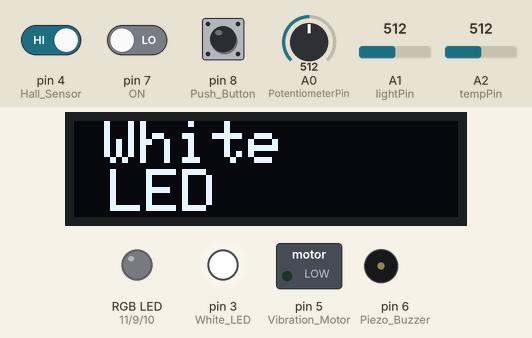
Bench run of a sketch on a simulated Arduino Uno, built with avr-gcc and run on an emulated ATmega328P. On the bench: 128×32 one-colour display, switched loads named in the sketch (green lamp = pin HIGH), an RGB LED mixed from three pins (HIGH = lit), output pins drawn as LEDs (lit = HIGH), buzzer (waves = sounding). Inputs (shaded band) come from the test bench; at power-on: pin 7 (ON) LOW, pin 4 (Hall_Sensor) HIGH, pin 8 (Push_Button) LOW, A0 (PotentiometerPin) = 512, A1 (lightPin) = 512, A2 (tempPin) = 512.

Above: at 3.2 s.
3.3 s: pin 7 (ON) driven HIGH
At 4.7 s:
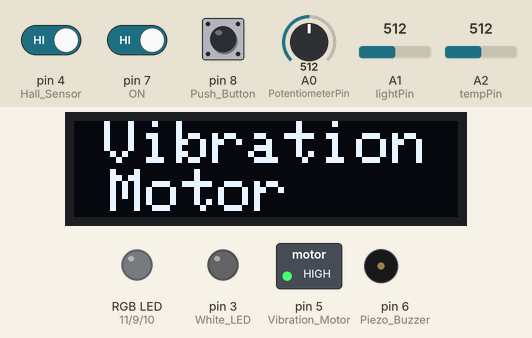
7.5 s: pin 4 (Hall_Sensor) driven LOW
At 8.8 s:
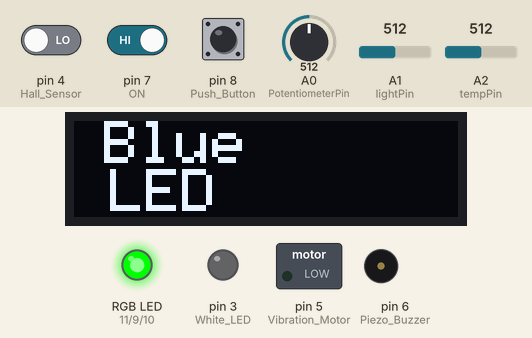
11.6 s: pin 4 (Hall_Sensor) driven HIGH
14.2 s: pin 8 (Push_Button) pulled HIGH for 3.2 s
At 16.9 s:
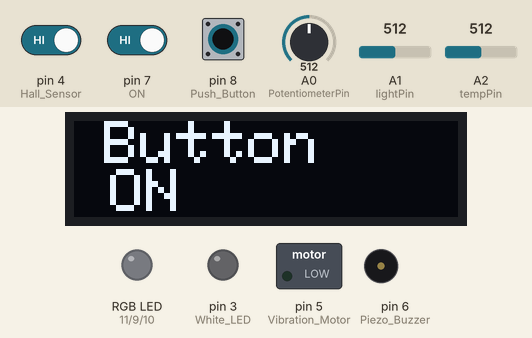
23.5 s: pin 7 (ON) driven LOW
At 37.3 s:
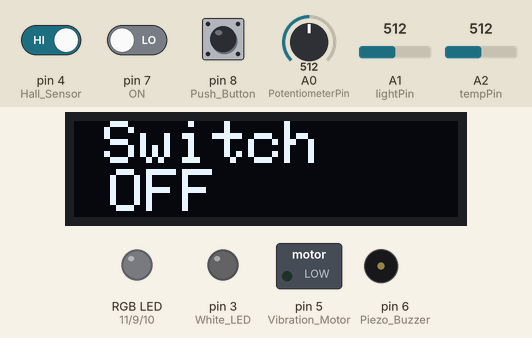
45.5 s: pin 4 (Hall_Sensor) driven LOW
Timing chart, 0 to 68.5 s (numbered marks = the images above; inputs shaded):
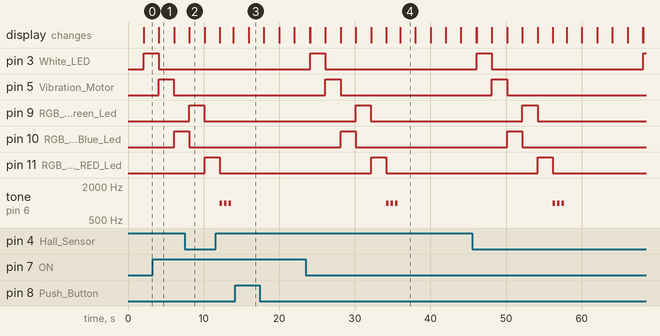

Measured:
- after the input at 14.2 s, the display: changes after 1.8 s (image 3)
- after the input at 23.5 s, the display: first differs from a run without the input after 12.5 s (image 4)
- what the display in image 1 shows lasts 2.0 s, from 4.1 s to 6.1 s

The sketch:

educationShieldTest.ino
```cpp
/* D0 - Used for firmware upload
 * D1 - Used for firmware upload
 * D2 - TX UART
 * D3 - White LED
 * D4 - Hall Sensor
 * D5 - Vibrator
 * D6 - Piezo Buzzer
 * D7 - Switch
 * D8 - Button
 * D9 - Green LED
 * D10 - Blue LED
 * D11 - Red LED
 * D12 - Rx UART
 * D13 - LED Built into Uno
 *
 * A0 - Potentiometer
 * A1 - Light Detector
 * A2 - Temp Sensor
 * A3
 * A4 - LCD
 * A5 - LCD
 *
 * For OLED Screen download libraries from library Manager
 * Adafruit_SSD1306
 * Adafruit_GFX
 *
 *
 */

int delayTime = 2000; // In milli seconds, 1000 = 1second

// Declare Analog Pins
int PotentiometerPin = A0;
int lightPin = A1;
int tempPin = A2;

// OLED
#include <SPI.h>
#include <Wire.h>
#include <Adafruit_GFX.h>
#include <Adafruit_SSD1306.h>

#define SCREEN_WIDTH 128 // OLED display width, in pixels
#define SCREEN_HEIGHT 32 // OLED display height, in pixels

// Declaration for an SSD1306 display connected to I2C (SDA, SCL pins)
#define OLED_RESET     4 // Reset pin # (or -1 if sharing Arduino reset pin)
Adafruit_SSD1306 display(SCREEN_WIDTH, SCREEN_HEIGHT, &Wire, OLED_RESET);


void setup() {

// Outputs
pinMode(2,OUTPUT); // TX UART
pinMode(3,OUTPUT); // White LED
pinMode(5,OUTPUT); // Vibration Motor
pinMode(6,OUTPUT); // Piezo Buzzer
pinMode(9,OUTPUT); // RGB LED Green Led
pinMode(10,OUTPUT); // RGB LED Blue Led
pinMode(11,OUTPUT); // RGB LED RED Led
pinMode(13,INPUT); // LED built into Uno board

// Input
pinMode(4,INPUT_PULLUP); // Hall Sensor
pinMode(7,INPUT); // ON/OFF Slide Switch
pinMode(8,INPUT); // Push Button
pinMode(12,INPUT); // RX Uart

// OLED SETUP
display.begin(SSD1306_SWITCHCAPVCC, 0x3C);

// Boot Screen
display.clearDisplay();
display.setTextSize(2); // Draw 2X-scale text
display.setTextColor(SSD1306_WHITE);
display.setCursor(10, 0);
display.println(F("Education Shield"));
display.display();      // Show initial text

// delay to allow user to see boot screen
delay(2000);

}


void loop() {

// white LED
  display.clearDisplay(); // Clears current showing screen
  display.setTextSize(2); // Draw 2X-scale text
  display.setTextColor(SSD1306_WHITE);
  display.setCursor(10, 0);
  display.println(F("White     LED   "));
  display.display();      // Show initial text

digitalWrite(3, HIGH);
delay(delayTime);
digitalWrite(3, LOW);

// Vibration

  display.clearDisplay(); // Clears current showing screen
  display.setTextSize(2); // Draw 2X-scale text
  display.setTextColor(SSD1306_WHITE);
  display.setCursor(10, 0);
  display.println(F("Vibration Motor"));
  display.display();      // Show initial text

digitalWrite(5, HIGH);
delay(delayTime);
digitalWrite(5, LOW);

// Green LED
  display.clearDisplay(); // Clears current showing screen
  display.setTextSize(2); // Draw 2X-scale text
  display.setTextColor(SSD1306_WHITE);
  display.setCursor(10, 0);
  display.println(F("Green     LED   "));
  display.display();      // Show initial text

digitalWrite(10, HIGH);
delay(delayTime);
digitalWrite(10, LOW);

// Blue LED

  display.clearDisplay(); // Clears current showing screen
  display.setTextSize(2); // Draw 2X-scale text
  display.setTextColor(SSD1306_WHITE);
  display.setCursor(10, 0);
  display.println(F("Blue      LED   "));
  display.display();      // Show initial text

digitalWrite(9, HIGH);
delay(delayTime);
digitalWrite(9, LOW);

// Red LED

  display.clearDisplay(); // Clears current showing screen
  display.setTextSize(2); // Draw 2X-scale text
  display.setTextColor(SSD1306_WHITE);
  display.setCursor(10, 0);
  display.println(F("Red       LED   "));
  display.display();      // Show initial text

digitalWrite(11, HIGH);
delay(delayTime);
digitalWrite(11, LOW);

// Buzzer

  display.clearDisplay(); // Clears current showing screen
  display.setTextSize(2); // Draw 2X-scale text
  display.setTextColor(SSD1306_WHITE);
  display.setCursor(10, 0);
  display.println(F("Buzzer    3 beeps   "));
  display.display();      // Show initial text

// Buzz 3 times
    for(int x = 0; x < 3; x++){
      tone(6, 1000); // Send 1KHz sound signal...
      delay(300);    // ... wait for .3 sec
      noTone(6);     // Stop sound...
      delay(300);    // ... wait for .3 sec
}

// ON/OFF Slide Switch

  display.clearDisplay(); // Clears current showing screen
  display.setTextSize(2); // Draw 2X-scale text
  display.setTextColor(SSD1306_WHITE);
  display.setCursor(10, 0);

  if(digitalRead(7)== HIGH ) {
  display.println(F("Switch    ON"));
  }
  else{
       display.println(F("Switch    OFF"));
       }

  display.display();      // Show initial text

  //delay
  delay(delayTime);

// Button Press

  display.clearDisplay(); // Clears current showing screen
  display.setTextSize(2); // Draw 2X-scale text
  display.setTextColor(SSD1306_WHITE);
  display.setCursor(10, 0);

  if(digitalRead(8)== HIGH ) {
  display.println(F("Button    ON"));
  }
  else{
       display.println(F("Button    OFF"));
       }

  display.display();      // Show initial text

  //delay
  delay(delayTime);

// Potentiometer

  display.clearDisplay(); // Clears current showing screen
  display.setTextSize(2); // Draw 2X-scale text
  display.setTextColor(SSD1306_WHITE);
  display.setCursor(10, 0);
  display.println(F("POT:   "));
  display.print(analogRead(A0));
  display.display();      // Show initial text

  delay(delayTime);

// Light Detector

  display.clearDisplay(); // Clears current showing screen
  display.setTextSize(2); // Draw 2X-scale text
  display.setTextColor(SSD1306_WHITE);
  display.setCursor(10, 0);
  display.println(F("Light:   "));
  display.print(analogRead(A1));
  display.display();      // Show initial text

  delay(delayTime);

// Temperature sensor

  int reading = analogRead(A2);

  float voltage = reading * 5.0;
  voltage /= 1024.0;

  float temperatureC = (voltage - 0.5) * 100 ;

  float temperatureF = (temperatureC * 9.0 / 5.0) + 32.0;

  display.clearDisplay(); // Clears current showing screen
  display.setTextSize(2); // Draw 2X-scale text
  display.setTextColor(SSD1306_WHITE);
  display.setCursor(10, 0);
  //display.println(F("TEMP:   "));
  display.print(temperatureC);
  display.println(F(" C"));
  display.print(temperatureF);
  display.println(F(" F"));
  display.display();      // Show initial text

  delay(delayTime);

// Hall Sensor

  display.clearDisplay(); // Clears current showing screen
  display.setTextSize(2); // Draw 2X-scale text
  display.setTextColor(SSD1306_WHITE);
  display.setCursor(10, 0);

  if(digitalRead(4)== LOW) {
  display.println(F("Hall     OFF"));
  }
  else{
       display.println(F("Hall     ON"));
       }

  display.display();      // Show initial text

  //delay
  delay(50);

}
```
